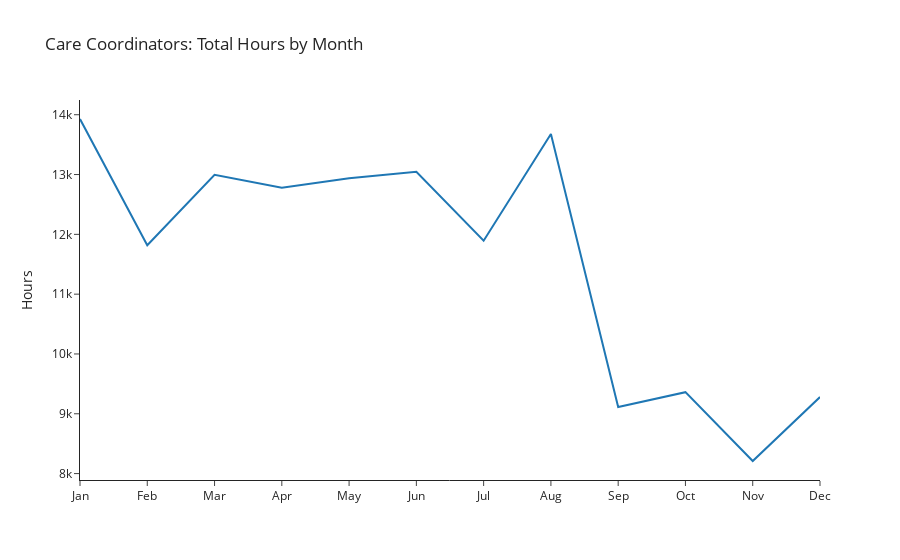

Notebook source saved alongside this figure:
### Code cell
# df_group_admit_month.index = df_group_admit_month.index.map(str)
# df_group_admit_month = 

fig = px.line(df_group_admit_month, 
              x = df_group_admit_month.index.values, 
              y = df_group_admit_month['total_hours'],
              title = "Care Coordinators: Total Hours by Month",
              labels = {
                  'total_hours': 'Hours',
                  'x': ''
              },
              template = "simple_white",
)

fig.update_xaxes(
    dtick="M1",
    tickformat="%b\n%Y")

fig.update_layout

fig.show();

### Figure 1 — Plotly figure (JSON) as saved in the notebook; plotly's stock layout.template omitted (floating-point values rounded to 4 significant figures)
{"data": [{"hovertemplate": "=%{x}<br>Hours=%{y}<extra></extra>", "legendgroup": "", "line": {"color": "#1F77B4", "dash": "solid"}, "mode": "lines", "name": "", "orientation": "v", "showlegend": false, "type": "scatter", "x": ["Jan", "Feb", "Mar", "Apr", "May", "Jun", "Jul", "Aug", "Sep", "Oct", "Nov", "Dec"], "xaxis": "x", "y": [13930.0, 11820.0, 13000.0, 12780.0, 12940.0, 13050.0, 11890.0, 13680.0, 9113.0, 9362.0, 8210.0, 9279.0], "yaxis": "y"}], "layout": {"autosize": true, "legend": {"tracegroupgap": 0}, "title": {"text": "Care Coordinators: Total Hours by Month"}, "xaxis": {"anchor": "y", "autorange": true, "domain": [0, 1], "dtick": "M1", "range": [0, 11], "tickformat": "%b\n%Y", "title": {"text": ""}, "type": "category"}, "yaxis": {"anchor": "x", "autorange": true, "domain": [0, 1], "range": [7893.0, 14250.0], "title": {"text": "Hours"}, "type": "linear"}}}
